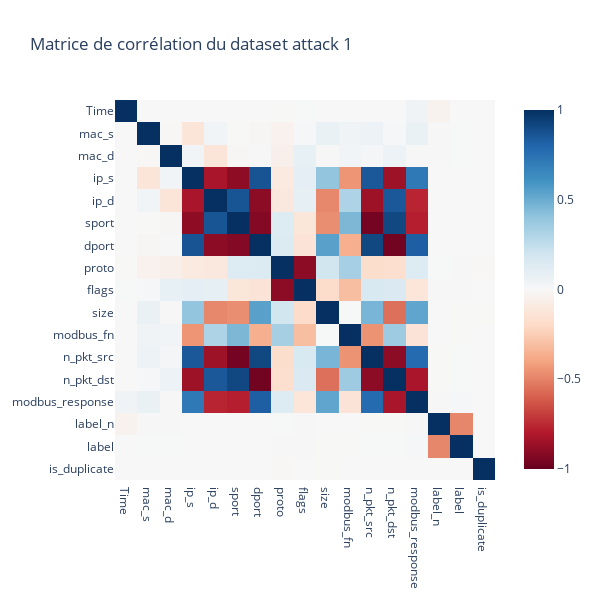

The code cell stored with this chart in its notebook:
### Markdown cell above
Nous pouvons voir que ip_s, sport et n_pkt_src sont très corrélés, de même pour ip_d, dport et n_pkt_dst. \
Il y a également une forte corrélation négative entre les ports/ip sources et ceux de destination \
Cela semble plutot logique, car les échanges sont normalement entre les mêmes appareils.

### Code cell
df = df_net_1 #df_net_2 # df_net_3 # df_net_4

df = df.astype({col: 'str' for col in df.select_dtypes(include=['category']).columns})
object_cols = df.select_dtypes(include=["object"]).columns
ordinal_encoder = OrdinalEncoder()
df[object_cols] = ordinal_encoder.fit_transform(df[object_cols].astype(str))

correlation_matrix = df.corr()

#print(f"Matrice de corrélation pour le DataFrame {dataframes.index(df) + 1}")
#print(correlation_matrix)

fig = px.imshow(correlation_matrix, title="Matrice de corrélation du dataset attack 1", color_continuous_scale="RdBu", zmin=-1, zmax=1, height=600, width=600)
fig.show()

### Figure 1 — Plotly figure (JSON) as saved in the notebook; plotly's stock layout.template omitted (floating-point values rounded to 4 significant figures; data arrays with more than 128 entries replaced by an {"elided": "..."} marker saying what was removed)
{"data": [{"coloraxis": "coloraxis", "hovertemplate": "x: %{x}<br>y: %{y}<br>color: %{z}<extra></extra>", "name": "0", "type": "heatmap", "x": ["Time", "mac_s", "mac_d", "ip_s", "ip_d", "sport", "dport", "proto", "flags", "size", "modbus_fn", "n_pkt_src", "n_pkt_dst", "modbus_response", "label_n", "label", "is_duplicate"], "xaxis": "x", "y": ["Time", "mac_s", "mac_d", "ip_s", "ip_d", "sport", "dport", "proto", "flags", "size", "modbus_fn", "n_pkt_src", "n_pkt_dst", "modbus_response", "label_n", "label", "is_duplicate"], "yaxis": "y", "z": {"elided": "17x17 float values"}}], "layout": {"coloraxis": {"cmax": 1, "cmin": -1, "colorscale": [[0, "rgb(103,0,31)"], [0.1, "rgb(178,24,43)"], [0.2, "rgb(214,96,77)"], [0.3, "rgb(244,165,130)"], [0.4, "rgb(253,219,199)"], [0.5, "rgb(247,247,247)"], [0.6, "rgb(209,229,240)"], [0.7, "rgb(146,197,222)"], [0.8, "rgb(67,147,195)"], [0.9, "rgb(33,102,172)"], [1, "rgb(5,48,97)"]]}, "height": 600, "title": {"text": "Matrice de corrélation du dataset attack 1"}, "width": 600, "xaxis": {"anchor": "y", "constrain": "domain", "domain": [0, 1], "scaleanchor": "y"}, "yaxis": {"anchor": "x", "autorange": "reversed", "constrain": "domain", "domain": [0, 1]}}}
